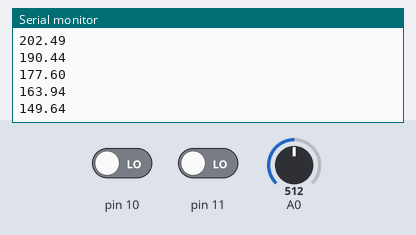
This sketch was run on a simulated Arduino Uno, built with avr-gcc and run on an emulated ATmega328P. Parts: the last lines printed to the serial monitor. The inputs (shaded band) are chosen by the test bench; at power-on: pin 10 LOW, A0 = 512, pin 11 LOW.

Above: at 1.2 s.
1.3 s: pin 10 driven HIGH
At 1.33 s:
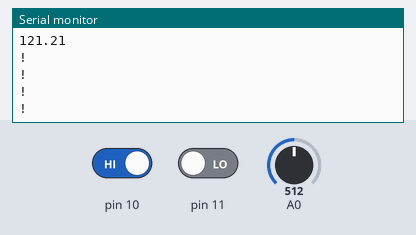
3.2 s: pin 10 driven LOW
At 3.38 s:
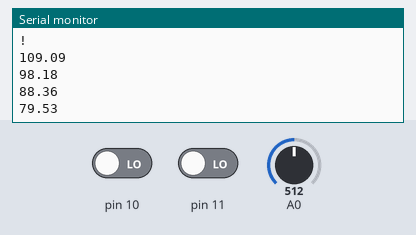
4.7 s: A0 set to 716
At 4.8 s:
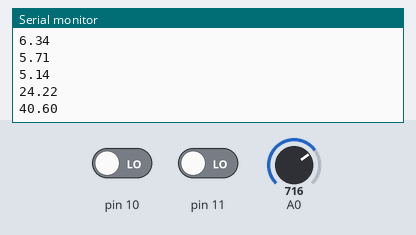
6.2 s: A0 set to 900
At 6.22 s:
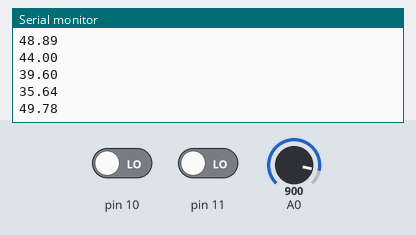
Timing chart, 0 to 8.7 s (numbered marks = the images above; inputs shaded):
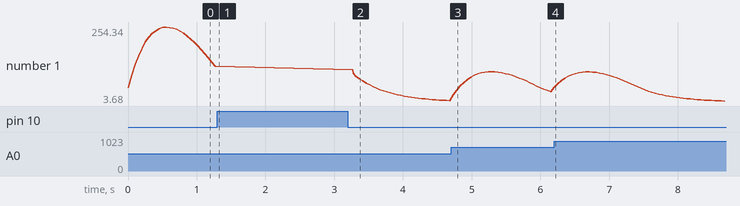

Measured:
- after the input at 1.3 s, the serial monitor: prints a new line at once (image 1)
- after the input at 3.2 s, the serial monitor: prints a new line after 0.07 s (image 2)
- after the input at 4.7 s, the serial monitor: prints a new line at once (image 3)
- plotted number 1: 121.21 → 5.14 after the input at 3.2 s, 5.14 → 35.64 after the input at 4.7 s

The sketch:

ecg.ino
```cpp
// Constants for signal processing
const int BUFFER_SIZE = 25;     // Increased buffer for better detection
const int QRS_THRESHOLD = 100;  // Minimum amplitude for QRS detection
const int RR_MIN = 200;         // Minimum interval between R peaks (in ms)
const int RR_MAX = 1200;        // Maximum interval between R peaks (in ms)
const float ALPHA = 0.1;        // EMA filter constant

// Variables for signal processing
int readings[BUFFER_SIZE];
int readIndex = 0;
long total = 0;
float filteredValue = 0;
float prevValue = 0;

// Variables for QRS detection
unsigned long lastRPeak = 0;  // Timestamp of last R peak
int RPeakValue = 0;           // Value of last R peak
bool QRSDetected = false;     // Flag for QRS detection
int baselineValue = 0;        // Dynamic baseline value
int noiseLevel = 0;           // Estimated noise level

void setup() {
  Serial.begin(9600);
  pinMode(10, INPUT);
  pinMode(11, INPUT);

  // Initialize arrays
  for (int i = 0; i < BUFFER_SIZE; i++) {
    readings[i] = 0;
  }
}

float filterSignal(int rawReading) {
  // Remove baseline wander
  total = total - readings[readIndex];
  readings[readIndex] = rawReading;
  total = total + readings[readIndex];
  readIndex = (readIndex + 1) % BUFFER_SIZE;

  // Moving average
  float avgValue = total / BUFFER_SIZE;

  // High-pass filter to emphasize QRS complex
  float highPassValue = rawReading - avgValue;

  // Exponential moving average for smoothing
  filteredValue = (ALPHA * highPassValue) + ((1 - ALPHA) * prevValue);
  prevValue = filteredValue;

  return filteredValue;
}

bool detectQRSComplex(float filteredValue) {
  static int peakCount = 0;
  static unsigned long currentTime;
  currentTime = millis();

  // Update baseline and noise estimates
  if (filteredValue > baselineValue) {
    baselineValue += (filteredValue - baselineValue) / 16;
  } else {
    noiseLevel += (abs(filteredValue - baselineValue) - noiseLevel) / 32;
  }

  // Dynamic threshold based on signal and noise levels
  int threshold = baselineValue + max(QRS_THRESHOLD, noiseLevel * 2);

  // Check for R peak
  if (filteredValue > threshold) {
    unsigned long RR_interval = currentTime - lastRPeak;

    // Verify if this could be a valid R peak
    if (RR_interval > RR_MIN && RR_interval < RR_MAX) {
      if (filteredValue > RPeakValue) {
        RPeakValue = filteredValue;
        QRSDetected = true;
        lastRPeak = currentTime;
        return true;
      }
    }
  } else {
    RPeakValue = 0;  // Reset peak value for next detection
  }

  return false;
}

void loop() {
  if ((digitalRead(10) == 1) || (digitalRead(11) == 1)) {
    Serial.println('!');
    return;
  }

  int rawReading = analogRead(A0);
  float filteredValue = filterSignal(rawReading);

  // Detect QRS complex
  if (detectQRSComplex(filteredValue)) {
    Serial.print("R");  // Mark R peak detection
    Serial.print(",");
  }

  // Output filtered value and detection status
  Serial.println(filteredValue);

  delay(50);  // Increased sampling rate for better detection
}
```
